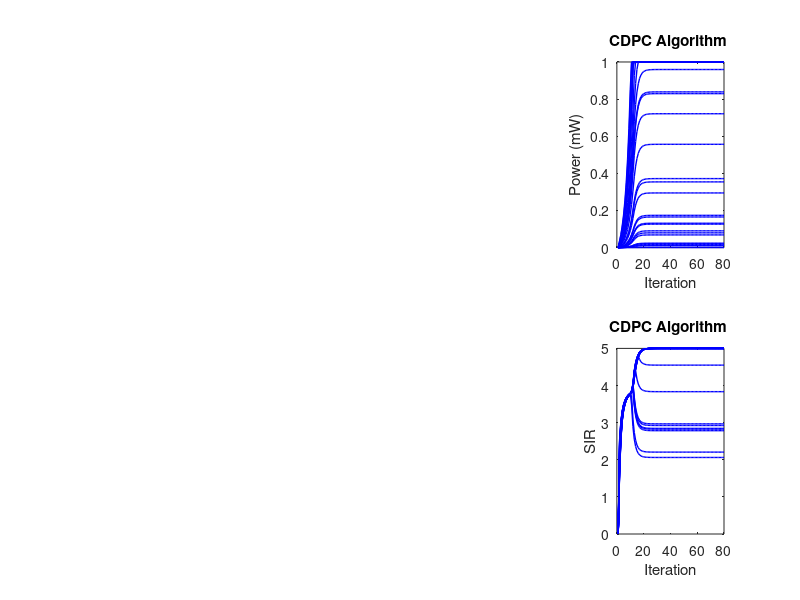
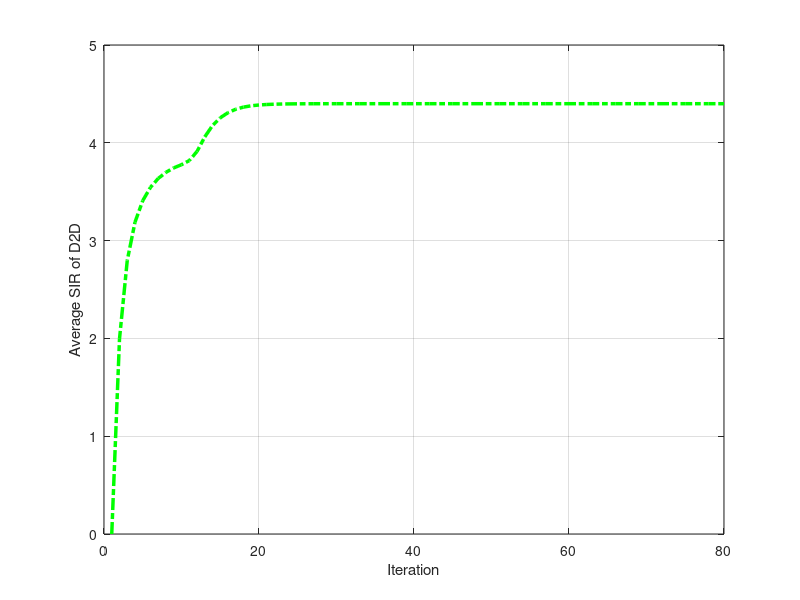
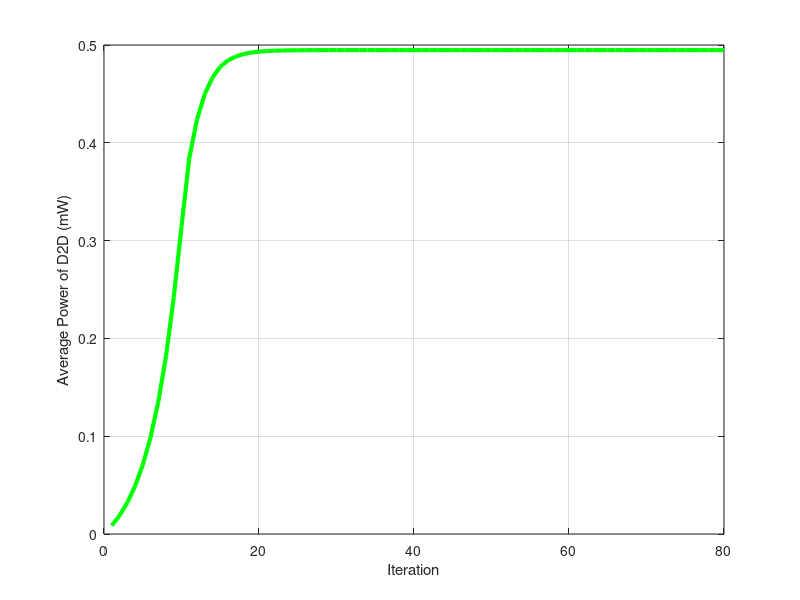

Write the MATLAB code that produced these figures, in order.
clc
clear;
noOfNodes = 30;
rand('state', 0);
sig2=0.2e-16;
pmax=1e-3;
%c=550000000;
c=1;
b=10000;
pc=0;
sirsu_tar=5;
%d=r:100:1000;
d=rand(1,noOfNodes)*2000;
d=sort(d);
h=1./(d.^4);
pow_ini=ones(1,noOfNodes)*2.22e-16;
p=pow_ini;
for t=1:80
    pow=p;
for i=1:noOfNodes
    sump(i)=p*h';
    sir(i)=128*p(i)*h(i)/(sump(i)-p(i)*h(i)+sig2);
    %p(i)=(sirsu_tar/sir(i))*pow(i)-c*(pow(i)/sir(i))^2;
    %p(i)=(sirsu_tar/sir(i))*pow(i)-c*(10^(0.05*h(i,j)))*(pow(i)/sir(i));
    %p(i)=(sirsu_tar/sir(i))*pow(i)-g*((h(i)^(-0.25))-(max(h))^(-0.25))*pow(i)/sir(i);
    x(i)=pow(i)/sir(i);
    p(i)=(sirsu_tar/sir(i))*pow(i);
    p(i)=min(p(i),pmax);
    pt(i,t)=pow(i);
    sirt(i,t)=sir(i);
    end
av_pow(t)=sum(p)/noOfNodes;
t1(t)=t;
sir_su(t)=sum(sir)/noOfNodes;
if norm(pow - p) <= 1.0e-20
        break;
end
end
%sump
sir
av_sir=sum(sir)/noOfNodes
av_p=sum(p)/noOfNodes;
p
t;
for i=1:noOfNodes
    prec(i)=p(i)*h(i);
    %jcost(i)=b*p(i)+c*(sirsu_tar-sir(i))^2;
    jcost(i)=(sirsu_tar-sir(i))^(2)+b*p(i);
end
%prec
figure(2)
cc=hsv(noOfNodes);
for i=1:noOfNodes
   % if i==4
subplot(2,4,4)
plot(t1,pt(i,:)*1000,'b - ','LineWidth',1)
%plot(t1,pt(i,:),'b - ')
   xlabel('Iteration')
   ylabel('Power (mW)')
  % legend('User3')
   %title('Equilibrium Power ')
   title('CDPC Algorithm ')
   %box off, axis xy
   axis([0 80 0 1])
  % axis([0 50 0 1e-3])
   hold on
   %grid on
   %subplot(2,2,2)
   subplot(2,4,8)
   plot(t1,sirt(i,:),'b -','LineWidth',1)
   xlabel('Iteration')
   ylabel('SIR')
   title('CDPC Algorithm ')
   % title('Equilibrium SIR ')
  % box off, axis xy
 axis([0 80 0 5])
   hold on
   
   %grid on
    %end
end
%r=ones(1,50)*10;
 %subplot(2,2,3)
%plot(t1,r,'k -','LineWidth',2)
 %  hold on
%  axis([0 20 0 5])
set(gcf, 'Color', 'w');
figure(3)
%subplot(2,2,3)
plot(t1,sir_su,'g -.','LineWidth',2.5,'MarkerSize',5)
   xlabel('Iteration')
   ylabel('Average SIR of D2D')
   %title('Equilibrium Power ')
  % box off, axis xy
   hold on
   grid on
   %axis([0 300 4 5])
   set(gcf, 'Color', 'w');
   figure(4)
%subplot(2,2,3)
plot(t1,av_pow*1000,'g -','LineWidth',3)
   xlabel('Iteration')
   ylabel('Average Power of D2D (mW)')
   %title('Equilibrium Power ')
   %box off, axis xy
   %legend ('CDPC Algorithm')
   hold on
   grid on
   
   %axis([0 300 4 5])
 %  sir=sort(sir)
 p=sort(p);  
 n=1:20;
 set(gcf, 'Color', 'w');
  